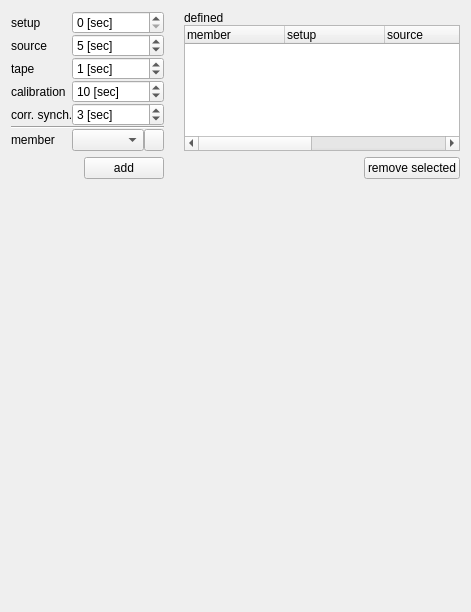
          <widget class="QWidget" name="tabWidgetPage2">
           <attribute name="title">
            <string>Wait times</string>
           </attribute>
           <layout class="QVBoxLayout" name="verticalLayout_6" stretch="1,10">
            <item>
             <layout class="QHBoxLayout" name="horizontalLayout_21">
              <item>
               <layout class="QGridLayout" name="gridLayout" columnstretch="1,3">
                <property name="horizontalSpacing">
                 <number>20</number>
                </property>
                <item row="1" column="0">
                 <layout class="QHBoxLayout" name="horizontalLayout_12">
                  <item>
                   <spacer name="horizontalSpacer_14">
                    <property name="orientation">
                     <enum>Qt::Horizontal</enum>
                    </property>
                    <property name="sizeHint" stdset="0">
                     <size>
                      <width>40</width>
                      <height>20</height>
                     </size>
                    </property>
                   </spacer>
                  </item>
                  <item>
                   <widget class="QPushButton" name="pushButton_setupWaitAdd">
                    <property name="text">
                     <string>add</string>
                    </property>
                    <property name="icon">
                     <iconset resource="myresources.qrc">
                      <normaloff>:/icons/icons/edit-add.png</normaloff>:/icons/icons/edit-add.png</iconset>
                    </property>
                   </widget>
                  </item>
                 </layout>
                </item>
                <item row="0" column="0">
                 <layout class="QFormLayout" name="formLayout_2">
                  <item row="0" column="0">
                   <widget class="QLabel" name="setupLabel_3">
                    <property name="text">
                     <string>setup</string>
                    </property>
                   </widget>
                  </item>
                  <item row="0" column="1">
                   <widget class="QSpinBox" name="SpinBox_setup">
                    <property name="suffix">
                     <string> [sec]</string>
                    </property>
                    <property name="prefix">
                     <string/>
                    </property>
                   </widget>
                  </item>
                  <item row="1" column="0">
                   <widget class="QLabel" name="sourceLabel_3">
                    <property name="text">
                     <string>source</string>
                    </property>
                   </widget>
                  </item>
                  <item row="1" column="1">
                   <widget class="QSpinBox" name="SpinBox_source">
                    <property name="suffix">
                     <string> [sec]</string>
                    </property>
                    <property name="value">
                     <number>5</number>
                    </property>
                   </widget>
                  </item>
                  <item row="2" column="0">
                   <widget class="QLabel" name="tapeLabel_3">
                    <property name="text">
                     <string>tape</string>
                    </property>
                   </widget>
                  </item>
                  <item row="2" column="1">
                   <widget class="QSpinBox" name="SpinBox_tape">
                    <property name="suffix">
                     <string> [sec]</string>
                    </property>
                    <property name="value">
                     <number>1</number>
                    </property>
                   </widget>
                  </item>
                  <item row="3" column="0">
                   <widget class="QLabel" name="calibrationLabel_3">
                    <property name="text">
                     <string>calibration</string>
                    </property>
                   </widget>
                  </item>
                  <item row="3" column="1">
                   <widget class="QSpinBox" name="SpinBox_calibration">
                    <property name="suffix">
                     <string> [sec]</string>
                    </property>
                    <property name="value">
                     <number>10</number>
                    </property>
                   </widget>
                  </item>
                  <item row="4" column="0">
                   <widget class="QLabel" name="corSynchLabel_3">
                    <property name="text">
                     <string>corr. synch.</string>
                    </property>
                   </widget>
                  </item>
                  <item row="4" column="1">
                   <widget class="QSpinBox" name="SpinBox_corrSynch">
                    <property name="suffix">
                     <string> [sec]</string>
                    </property>
                    <property name="value">
                     <number>3</number>
                    </property>
                   </widget>
                  </item>
                  <item row="5" column="0" colspan="2">
                   <widget class="Line" name="line_8">
                    <property name="orientation">
                     <enum>Qt::Horizontal</enum>
                    </property>
                   </widget>
                  </item>
                  <item row="6" column="0">
                   <widget class="QLabel" name="groupLabel_4">
                    <property name="text">
                     <string>member</string>
                    </property>
                   </widget>
                  </item>
                  <item row="6" column="1">
                   <layout class="QHBoxLayout" name="horizontalLayout_15">
                    <item>
                     <widget class="QComboBox" name="comboBox_stationSettingMember_wait"/>
                    </item>
                    <item>
                     <widget class="QPushButton" name="pushButton_addGroupStationWait">
                      <property name="sizePolicy">
                       <sizepolicy hsizetype="Fixed" vsizetype="Fixed">
                        <horstretch>1</horstretch>
                        <verstretch>0</verstretch>
                       </sizepolicy>
                      </property>
                      <property name="minimumSize">
                       <size>
                        <width>20</width>
                        <height>0</height>
                       </size>
                      </property>
                      <property name="maximumSize">
                       <size>
                        <width>16777215</width>
                        <height>16777215</height>
                       </size>
                      </property>
                      <property name="text">
                       <string/>
                      </property>
                      <property name="icon">
                       <iconset resource="myresources.qrc">
                        <normaloff>:/icons/icons/station_group_plus.png</normaloff>:/icons/icons/station_group_plus.png</iconset>
                      </property>
                     </widget>
                    </item>
                   </layout>
                  </item>
                 </layout>
                </item>
                <item row="0" column="1">
                 <layout class="QVBoxLayout" name="verticalLayout_11">
                  <item>
                   <widget class="QLabel" name="label_25">
                    <property name="text">
                     <string>defined</string>
                    </property>
                   </widget>
                  </item>
                  <item>
                   <widget class="QTreeWidget" name="treeWidget_setupStationWait">
                    <column>
                     <property name="text">
                      <string>member</string>
                     </property>
                    </column>
                    <column>
                     <property name="text">
                      <string>setup</string>
                     </property>
                    </column>
                    <column>
                     <property name="text">
                      <string>source</string>
                     </property>
                    </column>
                    <column>
                     <property name="text">
                      <string>New Column</string>
                     </property>
                    </column>
                    <column>
                     <property name="text">
                      <string>calibration</string>
                     </property>
                    </column>
                    <column>
                     <property name="text">
                      <string>corr. synch.</string>
                     </property>
                    </column>
                   </widget>
                  </item>
                 </layout>
                </item>
                <item row="1" column="1">
                 <layout class="QHBoxLayout" name="horizontalLayout_20">
                  <item>
                   <spacer name="horizontalSpacer_21">
                    <property name="orientation">
                     <enum>Qt::Horizontal</enum>
                    </property>
                    <property name="sizeHint" stdset="0">
                     <size>
                      <width>40</width>
                      <height>20</height>
                     </size>
                    </property>
                   </spacer>
                  </item>
                  <item>
                   <widget class="QPushButton" name="pushButton_14">
                    <property name="text">
                     <string>remove selected</string>
                    </property>
                    <property name="icon">
                     <iconset resource="myresources.qrc">
                      <normaloff>:/icons/icons/edit-delete-6.png</normaloff>:/icons/icons/edit-delete-6.png</iconset>
                    </property>
                   </widget>
                  </item>
                 </layout>
                </item>
               </layout>
              </item>
             </layout>
            </item>
            <item>
             <spacer name="verticalSpacer_8">
              <property name="orientation">
               <enum>Qt::Vertical</enum>
              </property>
              <property name="sizeHint" stdset="0">
               <size>
                <width>20</width>
                <height>356</height>
               </size>
              </property>
             </spacer>
            </item>
           </layout>
          </widget>
